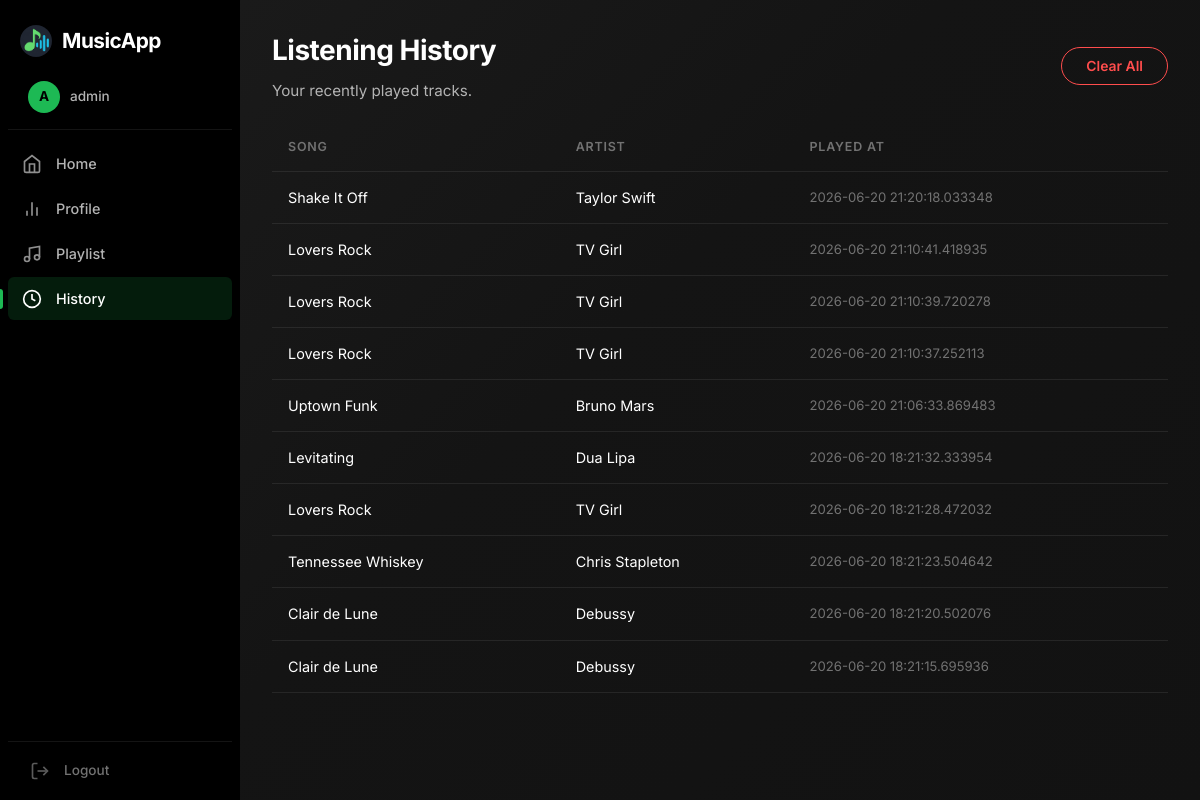
Screenshot of /history (signed in) with the database file from the repository.
### tables this page shows
CREATE TABLE history (
    id INTEGER PRIMARY KEY AUTOINCREMENT,
    user_id INTEGER,
    song_id INTEGER,
    played_at TIMESTAMP DEFAULT CURRENT_TIMESTAMP,
    FOREIGN KEY (user_id) REFERENCES users (id),
    FOREIGN KEY (song_id) REFERENCES songs (id)
);

CREATE TABLE songs (
    id INTEGER PRIMARY KEY AUTOINCREMENT,
    title TEXT NOT NULL,
    artist TEXT NOT NULL,
    genre TEXT NOT NULL,
    energy REAL NOT NULL,
    file_path TEXT
);

### app.py (the view)
@app.route('/history')
def view_history():
    if 'user_id' not in session:
        return redirect('/login')
    conn = get_db_connection()
    history = conn.execute('''
        SELECT songs.title, songs.artist, history.played_at
        FROM history
        JOIN songs ON history.song_id = songs.id
        WHERE history.user_id = ?
        ORDER BY history.played_at DESC LIMIT 10
    ''', (session['user_id'],)).fetchall()
    conn.close()
    return render_template('history.html', history=history)

### app.py (called while the page is built)
def get_db_connection():
    conn = sqlite3.connect('music.db')
    conn.row_factory = sqlite3.Row # මේකෙන් අපිට column names පාවිච්චි කරන්න පුළුවන්
    return conn

### templates/history.html (shortened to what this page needs)
{% extends "base_app.html" %}
{% block app_content %}
<div class="history-header">
    <div class="page-header" style="margin-bottom:0;">
        <h1>Listening History</h1>
        <p>Your recently played tracks.</p>
    </div>
    {% if history %}
    <form action="/clear_history" method="POST" onsubmit="return confirm('Clear your entire listening history?');">
        <button type="submit" class="btn btn-danger">Clear All</button>
    </form>
    {% endif %}
</div>
<table class="history-table">
    <thead>
        <tr>
            <th>Song</th>
            <th>Artist</th>
            <th>Played At</th>
        </tr>
    </thead>
    <tbody>
        {% for item in history %}
        <tr>
            <td>{{ item['title'] }}</td>
            <td>{{ item['artist'] }}</td>
            <td class="muted">{{ item['played_at'] }}</td>
        </tr>
        {% endfor %}
    </tbody>
</table>
{% endblock %}

### static/style.css (style rules this page uses)
:root { --bg-primary: #121212; --bg-secondary: #1a1a1a; --bg-card: rgba(255, 255, 255, 0.05); --bg-card-hover: rgba(255, 255, 255, 0.08); --bg-sidebar: #000000; --bg-input: #2a2a2a; --bg-elevated: #242424; --accent-green: #1DB954; --accent-green-hover: #1ed760; --accent-red: #ff4d4d; --accent-blue: #3498db; --text-primary: #ffffff; --text-secondary: #b3b3b3; --text-muted: #727272; --border-subtle: rgba(255, 255, 255, 0.08); --border-hover: rgba(255, 255, 255, 0.15); --glass-bg: rgba(255, 255, 255, 0.04); --glass-border: rgba(255, 255, 255, 0.06); --glass-shadow: 0 8px 32px rgba(0, 0, 0, 0.4); --sidebar-width: 240px; --player-height: 80px; --radius-sm: 6px; --radius-md: 12px; --radius-lg: 16px; --radius-full: 50px; --font-primary: 'Inter', -apple-system, BlinkMacSystemFont, sans-serif; --transition-fast: 0.15s ease; --transition-normal: 0.25s ease; --transition-slow: 0.4s cubic-bezier(0.25, 0.46, 0.45, 0.94); }
*, *::before, *::after { margin: 0; padding: 0; box-sizing: border-box; }
html { font-size: 16px; -webkit-font-smoothing: antialiased; -moz-osx-font-smoothing: grayscale; }
body { font-family: var(--font-primary); background-color: var(--bg-primary); color: var(--text-primary); line-height: 1.6; overflow: hidden; height: 100vh; }
.page-header { margin-bottom: 28px; }
.page-header h1 { font-size: 1.75rem; font-weight: 700; letter-spacing: -0.5px; margin-bottom: 6px; }
.page-header p { color: var(--text-secondary); font-size: 0.95rem; }
.btn { display: inline-flex; align-items: center; justify-content: center; gap: 8px; padding: 10px 24px; border-radius: var(--radius-full); font-family: var(--font-primary); font-size: 0.87rem; font-weight: 600; border: none; cursor: pointer; transition: all var(--transition-normal); white-space: nowrap; }
.btn-danger { background: transparent; color: var(--accent-red); border: 1px solid var(--accent-red); }
.history-table { width: 100%; border-collapse: collapse; }
.history-table th { text-align: left; padding: 14px 16px; font-size: 0.78rem; font-weight: 600; text-transform: uppercase; letter-spacing: 0.8px; color: var(--text-muted); border-bottom: 1px solid var(--border-subtle); }
.history-table td { padding: 14px 16px; border-bottom: 1px solid var(--border-subtle); font-size: 0.9rem; }
.history-table td.muted { color: var(--text-muted); font-size: 0.82rem; }
.history-header { display: flex; justify-content: space-between; align-items: center; margin-bottom: 20px; }

### rows the page displays
history: title "Shake It Off", artist "Taylor Swift", played_at "2026-06-20 21:20:18.033348"
history: title "Lovers Rock", artist "TV Girl", played_at "2026-06-20 21:10:41.418935"
history: title "Lovers Rock", artist "TV Girl", played_at "2026-06-20 21:10:39.720278"
history: title "Lovers Rock", artist "TV Girl", played_at "2026-06-20 21:10:37.252113"
history: title "Uptown Funk", artist "Bruno Mars", played_at "2026-06-20 21:06:33.869483"
history: title "Levitating", artist "Dua Lipa", played_at "2026-06-20 18:21:32.333954"
history: title "Lovers Rock", artist "TV Girl", played_at "2026-06-20 18:21:28.472032"
history: title "Tennessee Whiskey", artist "Chris Stapleton", played_at "2026-06-20 18:21:23.504642"
history: title "Clair de Lune", artist "Debussy", played_at "2026-06-20 18:21:20.502076"
history: title "Clair de Lune", artist "Debussy", played_at "2026-06-20 18:21:15.695936"

### other values shown
{{ session['username'][0]|upper }} "A"
{{ session['username'] }} "admin"
